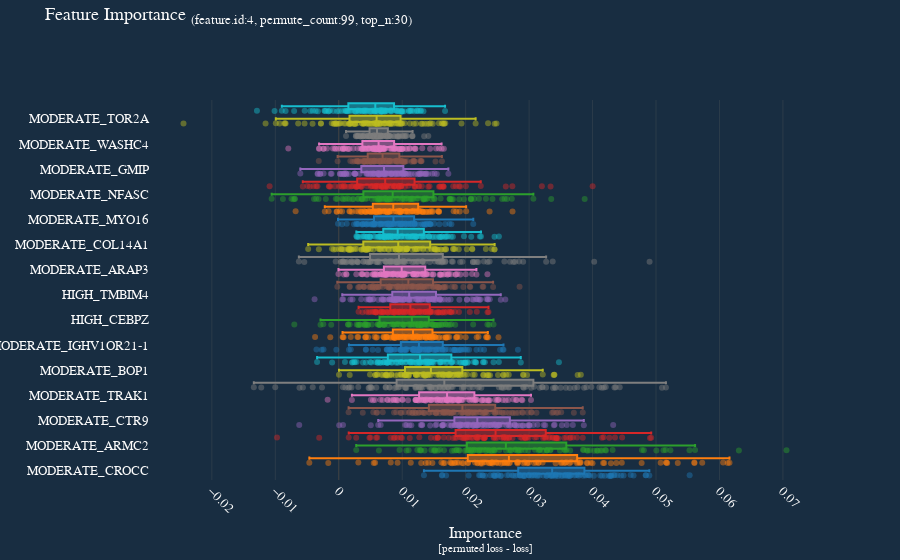

Source (notebook cell):
### Code cell
prediction.plot_feature_importance(top_n=30, boxpoints='all')
